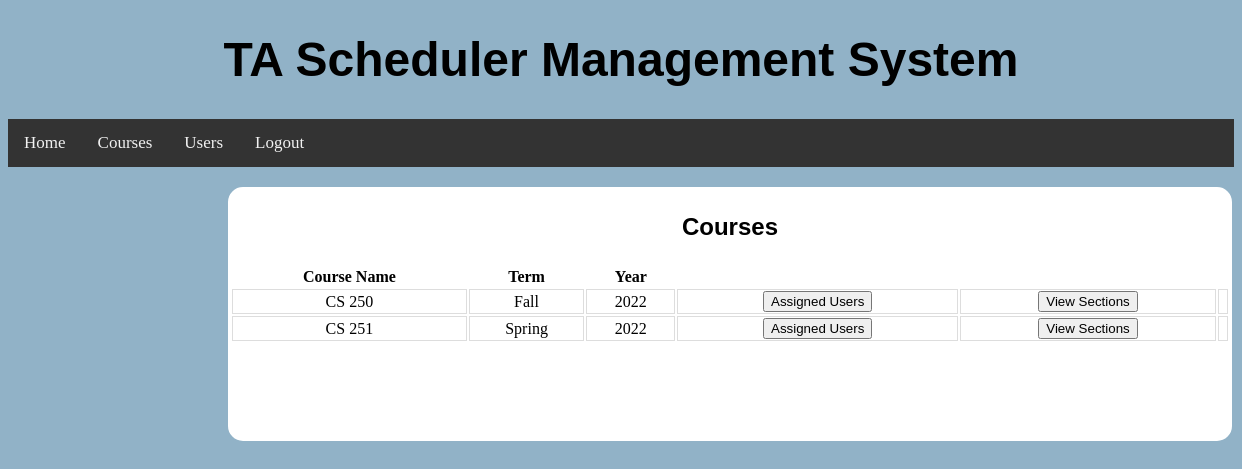
Page /courses/ (signed in) on the earlier database version.
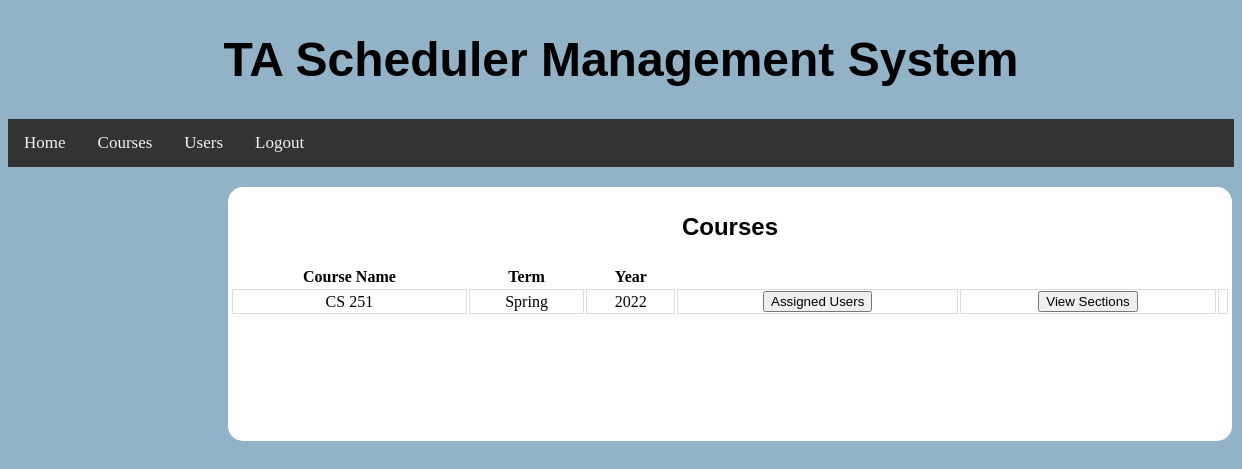
Same page on the later database version.
### BackendWork/models.py (models this page shows, shortened)
class ClassList(models.Model):
    TERM_CHOICES = (('Summer', 'SUMMER'), ('Fall', 'FALL'), ('Winter', 'WINTER'), ('Spring', 'SPRING'))
    name = models.CharField(max_length=20, unique=True)
    term = models.CharField(max_length=30, choices=TERM_CHOICES, default='Fall')
    year = models.IntegerField(default=2022)

### BackendWork/views.py (the view, shortened to what this page needs)
# urls.py: path("courses/", Courses.as_view()),
class Courses(View):
    def get(self, request):
        try:
            request.session["user"]
        except:
            return redirect("/")
        return render(request, "courses.html",
                      {'sessionUser': MyUser.objects.get(username=request.session["user"]),
                       'courses': ClassList.objects.all()})

### templates/courses.html (shortened to what this page needs)
{% load static %}
<!DOCTYPE html>
<html lang="en">
<head>
    <link rel="stylesheet" type="text/css" href="{% static 'css/courses.css' %}"/>
</head>
<div class="navContainer">
    <header class="header">
        <h1><a>TA Scheduler Management System</a></h1>
    </header>
    <div class="navigation">
        <li><a href="/home/">Home</a></li>
        <li><a href="/courses/">Courses</a></li>
        <li><a href="/users/">Users</a></li>
        <li><a href="/">Logout</a></li>
    </div>
</div>
<body>
<div class="container">
    <p class=header>Courses</p>
    <div class="containerbox">
        <table>
            <tr>
                <th>Course Name</th>
                <th>Term</th>
                <th>Year</th>
            </tr>
            <tr>
                {% for i in courses %}
                    <td>{{ i.name }}</td>
                    <td>{{ i.term }}</td>
                    <td>{{ i.year }}</td>
                    <td>
                        <form action="" method="post">
                            <button name="assignedUser" value="{{ i.name }}">Assigned Users</button>
                        </form>
                    </td>
                    <td>
                    <form action="" method="post">
                        <button name="thisCourseSections" value="{{ i.name }}">View Sections</button>
                    </form>
                    </td>
                    <td>
                    </td>
                    </tr>
                {% endfor %}
        </table>
    </div>
</div>
</body>
</html>

Differences in the rows shown:
removed ClassList: name "CS 250", term "Fall", year "2022"
